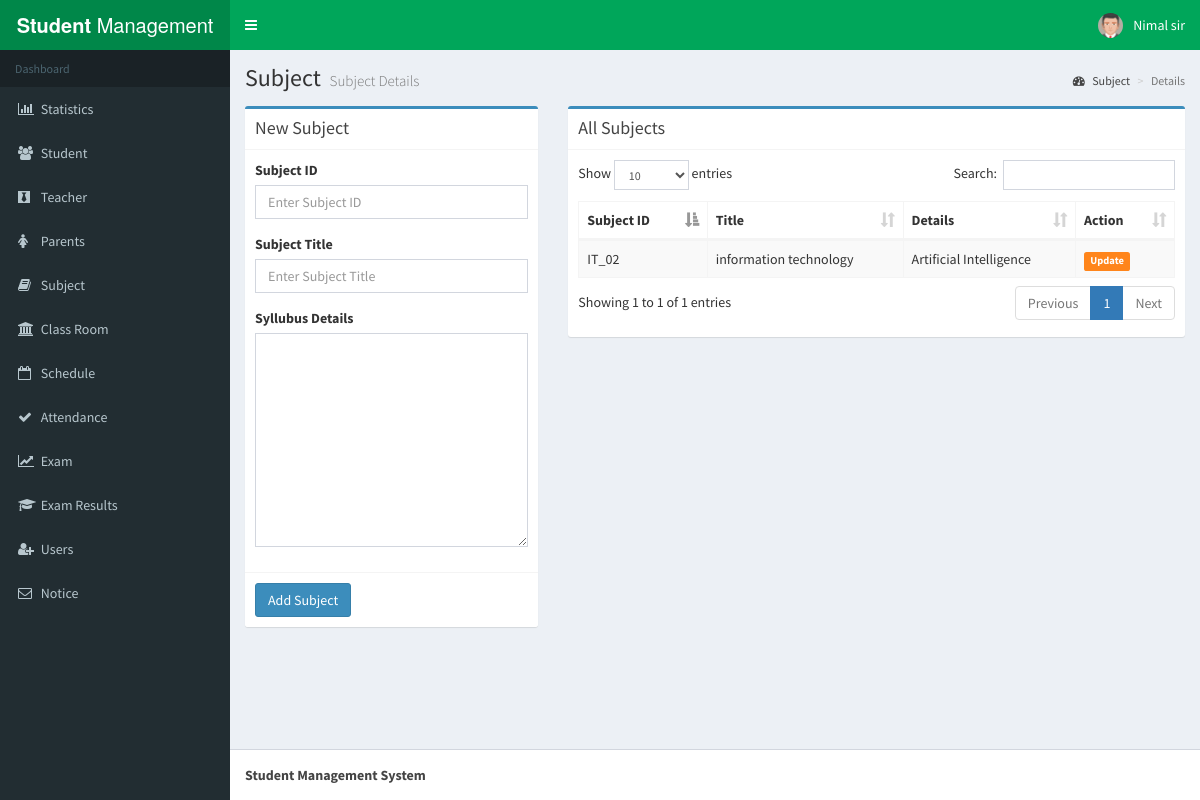
/subject.php (signed in), run on the app's committed database.
### tables this page shows
CREATE TABLE `subject` (
  `sid` varchar(50) NOT NULL,
  `title` varchar(200) NOT NULL,
  `description` varchar(500) NOT NULL
);

### subject.php (the view, shortened to what this page needs)
<?php session_start();
include_once 'database.php';
?>
<!DOCTYPE html>
<html>
<head>
  <link rel="stylesheet" href="bower_components/bootstrap/dist/css/bootstrap.min.css">
  <link rel="stylesheet" href="bower_components/font-awesome/css/font-awesome.min.css">
  <link rel="stylesheet" href="bower_components/Ionicons/css/ionicons.min.css">
    <link rel="stylesheet" href="bower_components/datatables.net-bs/css/dataTables.bootstrap.min.css">
  <link rel="stylesheet" href="bower_components/bootstrap-daterangepicker/daterangepicker.css">
  <link rel="stylesheet" href="bower_components/bootstrap-datepicker/dist/css/bootstrap-datepicker.min.css">
  <link rel="stylesheet" href="bower_components/select2/dist/css/select2.min.css">
  <link rel="stylesheet" href="dist/css/AdminLTE.min.css">
  <link rel="stylesheet" href="dist/css/skins/_all-skins.min.css">
</head>
<body class="hold-transition skin-green sidebar-mini">
<div class="wrapper">
 <?php include_once 'header.php'; ?>
  <?php include_once 'sidebar.php'; ?>
  <div class="content-wrapper">
    <section class="content-header">
      <h1>
        Subject
        <small>Subject Details</small>
      </h1>
      <ol class="breadcrumb">
        <li><a href="#"><i class="fa fa-dashboard"></i> Subject</a></li>
        <li class="active">Details</li>
      </ol>
    </section>
    <section class="content">
 <div class="row">
     <?php if (!isset($_GET['update'])) { ?>
 <div class="col-xs-4">
          <div class="box box-primary">
            <div class="box-header with-border">
              <h3 class="box-title">New Subject</h3>
            </div>
            <form role="form" method="POST" >
              <div class="box-body">
                <div class="form-group">
                  <label for="exampleInputPassword1">Subject ID</label>
                  <input name="sid" type="text" class="form-control" id="exampleInputPassword1" placeholder="Enter Subject ID" required>
                </div>
                <div class="form-group">
                  <label for="exampleInputPassword1">Subject Title</label>
                  <input name="title" type="text" class="form-control" id="exampleInputPassword1" placeholder="Enter Subject Title" required>
                </div>
                <div class="form-group">
    <label for="exampleFormControlTextarea1">Syllubus Details</label>
    <textarea name="description" class="form-control" id="exampleFormControlTextarea1" rows="10"></textarea>
  </div>
              </div>
              <div class="box-footer">
                <button type="submit" name="submit" value="submit" class="btn btn-primary">Add Subject</button>
              </div>
            </form>
          </div></div>
        <?php } ?>
          <div class="col-xs-8">
          <div class="box box-primary">
            <div class="box-header with-border">
              <h3 class="box-title">All Subjects</h3>
            </div>
            <div class="box-body">
              <table id="example1" class="table table-bordered table-striped">
                <thead>
                <tr>
                  <th>Subject ID</th>
                  <th>Title</th>
                  <th>Details</th>
                  <th>Action</th>
                </tr>
                </thead>
                <tbody>
                  <?php
                  $sql = "SELECT * FROM subject";
                  $result = $conn->query($sql);
                  if ($result->num_rows > 0) {
                     while($row = $result->fetch_assoc()) {
                      echo "<tr><td> " . $row["sid"]. " </td><td> " . $row["title"]. "</td><td>" . $row["description"]. "</td><td><a href='subject.php?update=". $row["sid"]."'><small class='label  bg-orange'>Update</small></a></td></tr>";
                       }
                                  }
                  ?>
                </tbody>
              </table>
            </div>
          </div>
          </div>
        </div>
    </section>
  </div>
  <?php include_once 'footer.php'; ?>
</div>
</body>
</html>

### data on the page
subject: sid "IT_02", title "information technology", description "Artificial Intelligence"

### other printed values
$_SESSION['user'] "Nimal sir"
